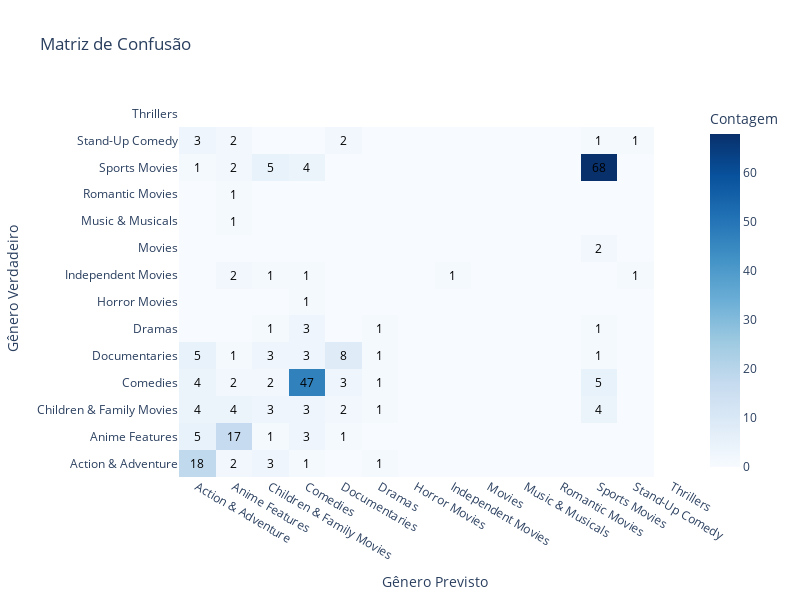

The code cell stored with this chart in its notebook:
### Code cell
import pandas as pd
from sklearn.model_selection import train_test_split
from sklearn.neighbors import KNeighborsClassifier
from sklearn.metrics import accuracy_score, confusion_matrix
import plotly.graph_objects as go

# Carregar os dados dos filmes
df = pd.read_csv("dados.csv")

# Filtrar filmes com gênero único
df = df[df['Genero'].apply(lambda x: len(x.split(',')) == 1)]

# Dividir os dados em conjunto de treinamento e teste
X = df.drop('Genero', axis=1)
y = df['Genero']
X_train, X_test, y_train, y_test = train_test_split(X, y, test_size=0.2, random_state=42)

# Vetorizar a sinopse usando TF-IDF
from sklearn.feature_extraction.text import TfidfVectorizer
vectorizer = TfidfVectorizer(stop_words='english')
X_train = vectorizer.fit_transform(X_train['Sinopse'])
X_test = vectorizer.transform(X_test['Sinopse'])

# Treinar o modelo KNN
knn = KNeighborsClassifier(n_neighbors=5)
knn.fit(X_train, y_train)

# Avaliar o modelo
y_pred = knn.predict(X_test)
accuracy = accuracy_score(y_test, y_pred)
conf_matrix = confusion_matrix(y_test, y_pred)

# Calculando manualmente os valores de verdadeiros positivos, falsos positivos, verdadeiros negativos e falsos negativos
tp = conf_matrix[1, 1]
fp = conf_matrix[0, 1]
tn = conf_matrix[0, 0]
fn = conf_matrix[1, 0]

# Imprimir os valores de verdadeiros positivos, falsos positivos, verdadeiros negativos e falsos negativos
print("Verdadeiros Positivos:", tp)
print("Falsos Positivos:", fp)
print("Verdadeiros Negativos:", tn)
print("Falsos Negativos:", fn)
print("Acurácia:", accuracy)

# Plotar a matriz de confusão usando Plotly
fig = go.Figure(data=go.Heatmap(z=conf_matrix,
                                 x=knn.classes_,
                                 y=knn.classes_,
                                 colorscale='Blues',
                                 colorbar=dict(title='Contagem'),
                                 hoverongaps=False))
fig.update_layout(title='Matriz de Confusão',
                  xaxis=dict(title='Gênero Previsto', automargin=True),
                  yaxis=dict(title='Gênero Verdadeiro', automargin=True),
                  width=800, height=600,
                  font=dict(size=12),
                  plot_bgcolor='rgba(0, 0, 0, 0)',
                  paper_bgcolor='rgba(0, 0, 0, 0)',
                  hoverlabel=dict(bgcolor="white", font_size=12, font_family="Rockwell"))
for i in range(len(conf_matrix)):
    for j in range(len(conf_matrix[0])):
        if conf_matrix[i][j] != 0:
            fig.add_annotation(x=knn.classes_[j], y=knn.classes_[i], text=str(conf_matrix[i][j]),
                               showarrow=False, font=dict(color='black', size=12))
fig.show()

### Figure 1 — Plotly figure (JSON) as saved in the notebook; plotly's stock layout.template omitted (floating-point values rounded to 4 significant figures; data arrays with more than 128 entries replaced by an {"elided": "..."} marker saying what was removed)
{"data": [{"colorbar": {"title": {"text": "Contagem"}}, "colorscale": [[0, "rgb(247,251,255)"], [0.125, "rgb(222,235,247)"], [0.25, "rgb(198,219,239)"], [0.375, "rgb(158,202,225)"], [0.5, "rgb(107,174,214)"], [0.625, "rgb(66,146,198)"], [0.75, "rgb(33,113,181)"], [0.875, "rgb(8,81,156)"], [1, "rgb(8,48,107)"]], "hoverongaps": false, "type": "heatmap", "x": ["Action & Adventure", "Anime Features", "Children & Family Movies", "Comedies", "Documentaries", "Dramas", "Horror Movies", "Independent Movies", "Movies", "Music & Musicals", "Romantic Movies", "Sports Movies", "Stand-Up Comedy", "Thrillers"], "y": ["Action & Adventure", "Anime Features", "Children & Family Movies", "Comedies", "Documentaries", "Dramas", "Horror Movies", "Independent Movies", "Movies", "Music & Musicals", "Romantic Movies", "Sports Movies", "Stand-Up Comedy", "Thrillers"], "z": {"elided": "13x13 int values"}}], "layout": {"annotations": [{"font": {"color": "black", "size": 12}, "showarrow": false, "text": "18", "x": "Action & Adventure", "y": "Action & Adventure"}, {"font": {"color": "black", "size": 12}, "showarrow": false, "text": "2", "x": "Anime Features", "y": "Action & Adventure"}, {"font": {"color": "black", "size": 12}, "showarrow": false, "text": "3", "x": "Children & Family Movies", "y": "Action & Adventure"}, {"font": {"color": "black", "size": 12}, "showarrow": false, "text": "1", "x": "Comedies", "y": "Action & Adventure"}, {"font": {"color": "black", "size": 12}, "showarrow": false, "text": "1", "x": "Dramas", "y": "Action & Adventure"}, {"font": {"color": "black", "size": 12}, "showarrow": false, "text": "5", "x": "Action & Adventure", "y": "Anime Features"}, {"font": {"color": "black", "size": 12}, "showarrow": false, "text": "17", "x": "Anime Features", "y": "Anime Features"}, {"font": {"color": "black", "size": 12}, "showarrow": false, "text": "1", "x": "Children & Family Movies", "y": "Anime Features"}, {"font": {"color": "black", "size": 12}, "showarrow": false, "text": "3", "x": "Comedies", "y": "Anime Features"}, {"font": {"color": "black", "size": 12}, "showarrow": false, "text": "1", "x": "Documentaries", "y": "Anime Features"}, {"font": {"color": "black", "size": 12}, "showarrow": false, "text": "4", "x": "Action & Adventure", "y": "Children & Family Movies"}, {"font": {"color": "black", "size": 12}, "showarrow": false, "text": "4", "x": "Anime Features", "y": "Children & Family Movies"}, {"font": {"color": "black", "size": 12}, "showarrow": false, "text": "3", "x": "Children & Family Movies", "y": "Children & Family Movies"}, {"font": {"color": "black", "size": 12}, "showarrow": false, "text": "3", "x": "Comedies", "y": "Children & Family Movies"}, {"font": {"color": "black", "size": 12}, "showarrow": false, "text": "2", "x": "Documentaries", "y": "Children & Family Movies"}, {"font": {"color": "black", "size": 12}, "showarrow": false, "text": "1", "x": "Dramas", "y": "Children & Family Movies"}, {"font": {"color": "black", "size": 12}, "showarrow": false, "text": "4", "x": "Sports Movies", "y": "Children & Family Movies"}, {"font": {"color": "black", "size": 12}, "showarrow": false, "text": "4", "x": "Action & Adventure", "y": "Comedies"}, {"font": {"color": "black", "size": 12}, "showarrow": false, "text": "2", "x": "Anime Features", "y": "Comedies"}, {"font": {"color": "black", "size": 12}, "showarrow": false, "text": "2", "x": "Children & Family Movies", "y": "Comedies"}, {"font": {"color": "black", "size": 12}, "showarrow": false, "text": "47", "x": "Comedies", "y": "Comedies"}, {"font": {"color": "black", "size": 12}, "showarrow": false, "text": "3", "x": "Documentaries", "y": "Comedies"}, {"font": {"color": "black", "size": 12}, "showarrow": false, "text": "1", "x": "Dramas", "y": "Comedies"}, {"font": {"color": "black", "size": 12}, "showarrow": false, "text": "5", "x": "Sports Movies", "y": "Comedies"}, {"font": {"color": "black", "size": 12}, "showarrow": false, "text": "5", "x": "Action & Adventure", "y": "Documentaries"}, {"font": {"color": "black", "size": 12}, "showarrow": false, "text": "1", "x": "Anime Features", "y": "Documentaries"}, {"font": {"color": "black", "size": 12}, "showarrow": false, "text": "3", "x": "Children & Family Movies", "y": "Documentaries"}, {"font": {"color": "black", "size": 12}, "showarrow": false, "text": "3", "x": "Comedies", "y": "Documentaries"}, {"font": {"color": "black", "size": 12}, "showarrow": false, "text": "8", "x": "Documentaries", "y": "Documentaries"}, {"font": {"color": "black", "size": 12}, "showarrow": false, "text": "1", "x": "Dramas", "y": "Documentaries"}, {"font": {"color": "black", "size": 12}, "showarrow": false, "text": "1", "x": "Sports Movies", "y": "Documentaries"}, {"font": {"color": "black", "size": 12}, "showarrow": false, "text": "1", "x": "Children & Family Movies", "y": "Dramas"}, {"font": {"color": "black", "size": 12}, "showarrow": false, "text": "3", "x": "Comedies", "y": "Dramas"}, {"font": {"color": "black", "size": 12}, "showarrow": false, "text": "1", "x": "Dramas", "y": "Dramas"}, {"font": {"color": "black", "size": 12}, "showarrow": false, "text": "1", "x": "Sports Movies", "y": "Dramas"}, {"font": {"color": "black", "size": 12}, "showarrow": false, "text": "1", "x": "Comedies", "y": "Horror Movies"}, {"font": {"color": "black", "size": 12}, "showarrow": false, "text": "2", "x": "Anime Features", "y": "Independent Movies"}, {"font": {"color": "black", "size": 12}, "showarrow": false, "text": "1", "x": "Children & Family Movies", "y": "Independent Movies"}, {"font": {"color": "black", "size": 12}, "showarrow": false, "text": "1", "x": "Comedies", "y": "Independent Movies"}, {"font": {"color": "black", "size": 12}, "showarrow": false, "text": "1", "x": "Independent Movies", "y": "Independent Movies"}, {"font": {"color": "black", "size": 12}, "showarrow": false, "text": "1", "x": "Stand-Up Comedy", "y": "Independent Movies"}, {"font": {"color": "black", "size": 12}, "showarrow": false, "text": "2", "x": "Sports Movies", "y": "Movies"}, {"font": {"color": "black", "size": 12}, "showarrow": false, "text": "1", "x": "Anime Features", "y": "Music & Musicals"}, {"font": {"color": "black", "size": 12}, "showarrow": false, "text": "1", "x": "Anime Features", "y": "Romantic Movies"}, {"font": {"color": "black", "size": 12}, "showarrow": false, "text": "1", "x": "Action & Adventure", "y": "Sports Movies"}, {"font": {"color": "black", "size": 12}, "showarrow": false, "text": "2", "x": "Anime Features", "y": "Sports Movies"}, {"font": {"color": "black", "size": 12}, "showarrow": false, "text": "5", "x": "Children & Family Movies", "y": "Sports Movies"}, {"font": {"color": "black", "size": 12}, "showarrow": false, "text": "4", "x": "Comedies", "y": "Sports Movies"}, {"font": {"color": "black", "size": 12}, "showarrow": false, "text": "68", "x": "Sports Movies", "y": "Sports Movies"}, {"font": {"color": "black", "size": 12}, "showarrow": false, "text": "3", "x": "Action & Adventure", "y": "Stand-Up Comedy"}, {"font": {"color": "black", "size": 12}, "showarrow": false, "text": "2", "x": "Anime Features", "y": "Stand-Up Comedy"}, {"font": {"color": "black", "size": 12}, "showarrow": false, "text": "2", "x": "Documentaries", "y": "Stand-Up Comedy"}, {"font": {"color": "black", "size": 12}, "showarrow": false, "text": "1", "x": "Sports Movies", "y": "Stand-Up Comedy"}, {"font": {"color": "black", "size": 12}, "showarrow": false, "text": "1", "x": "Stand-Up Comedy", "y": "Stand-Up Comedy"}], "font": {"size": 12}, "height": 600, "hoverlabel": {"bgcolor": "white", "font": {"family": "Rockwell", "size": 12}}, "paper_bgcolor": "rgba(0, 0, 0, 0)", "plot_bgcolor": "rgba(0, 0, 0, 0)", "title": {"text": "Matriz de Confusão"}, "width": 800, "xaxis": {"automargin": true, "autorange": true, "range": [-0.5, 13.5], "title": {"text": "Gênero Previsto"}, "type": "category"}, "yaxis": {"automargin": true, "autorange": true, "range": [-0.5, 13.5], "title": {"text": "Gênero Verdadeiro"}, "type": "category"}}}
